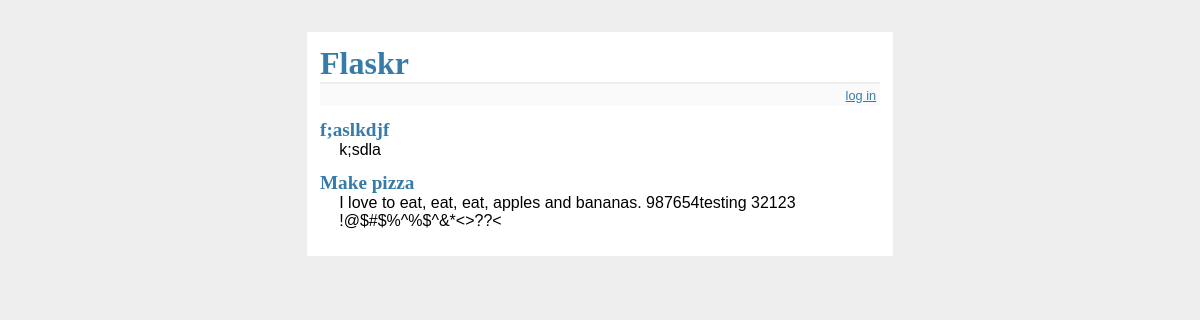
Before: / with the older database file.
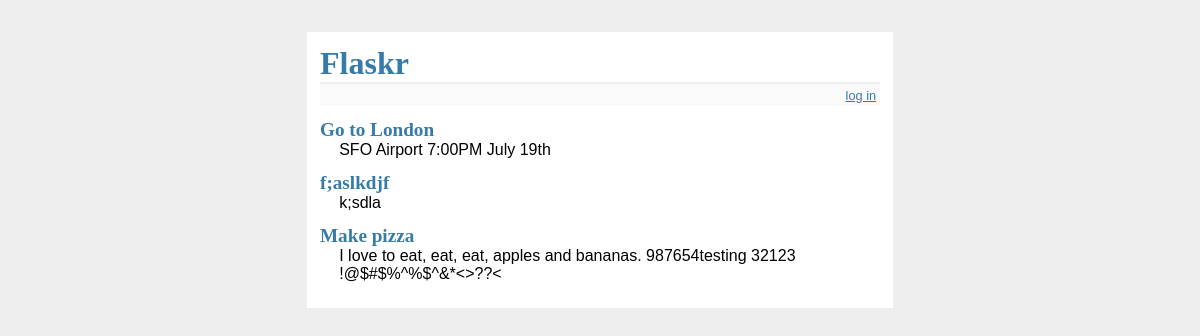
After: the same page with the newer database file.
### tables this page shows
CREATE TABLE entries (
	id integer primary key autoincrement,
	title text not null,
	text text not null
);

### flaskr.py (the view)
@app.route('/')
def show_entries():
    db = get_db()
    cur = db.execute('select title, text from entries order by id desc')
    entries = cur.fetchall()
    return render_template('show_entries.html', entries=entries)

### flaskr.py (called while the page is built)
def connect_db():
    rv = sqlite3.connect(app.config['DATABASE'])
    rv.row_factory = sqlite3.Row
    return rv

def get_db():
    if not hasattr(g, 'sqlite_db'):
        g.sqlite_db = connect_db()
    return g.sqlite_db

### templates/show_entries.html (shortened to what this page needs)
{% extends "layout.html" %}
{% block body %}
  <ul class=entries>
  {% for entry in entries %}
    <li><h2>{{ entry.title }}</h2>{{ entry.text|safe }}
  {% else %}
    <li><em>Unbelievable.  No entries here so far</em>
  {% endfor %}
  </ul>
{% endblock %}

### templates/layout.html (shortened to what this page needs)
<!doctype html>
<link rel=stylesheet type=text/css href="{{ url_for('static', filename='style.css') }}">
<div class=page>
	<h1>Flaskr</h1>
	<div class=metanav>
	{% if not session.logged_in %}
		<a href="{{ url_for('login') }}">log in</a>
	{% else %}
		<a href="{{ url_for('logout') }}">log out</a>
	{% endif %}
	</div>
	{% block body %}{% endblock %}
</div>

### static/style.css (style rules this page uses)
a, h1, h2 { color: #377ba8; }
h1, h2 { font-family: 'Georgia', serif; margin: 0; }
h1 { border-bottom: 2px solid #eee; }
h2 { font-size: 1.2em; }
.page { margin: 2em auto; width: 35em; border: 5px; solid #ccc; padding: 0.8em; background: white; }
.entries { list-style: none; margin: 0; padding:0; }
.entries li { margin: 0.8em 1.2em; }
.entries li h2 { margin-left: -1em; }
.metanav { text-align: right; font-size: 0.8em; padding: 0.3em; margin-bottom: 1em; background: #fafafa; }

Changed rows visible on the page:
added entries: title "Go to London", text "SFO Airport 7:00PM July 19th"
